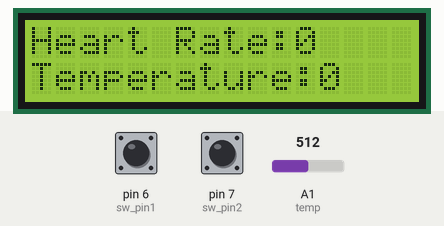
This sketch was run on a simulated Arduino Uno, built with avr-gcc and run on an emulated ATmega328P. On the bench: 16×2 character LCD. The test bench sets the inputs (shaded band); at power-on: pin 7 (sw_pin2) LOW, A1 (temp) = 512, pin 6 (sw_pin1) LOW. What the sketch prints to the serial monitor is not drawn.

Above: at 7.2 s.
7.3 s: pin 7 (sw_pin2) pulled HIGH for 0.15 s
At 8.8 s:
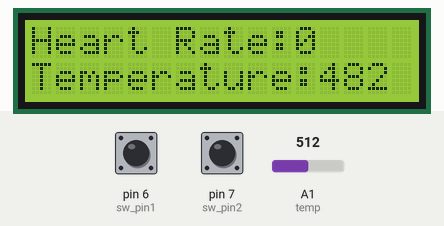
9.3 s: A1 (temp) set to 86
At 11.0 s:
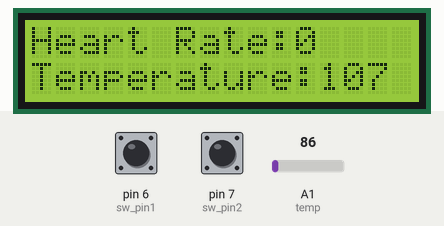
11.3 s: A1 (temp) set to 73
At 12.4 s:
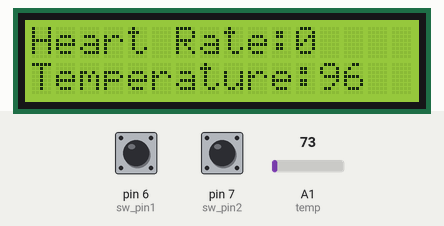
13.3 s: A1 (temp) set to 122
At 14.8 s:
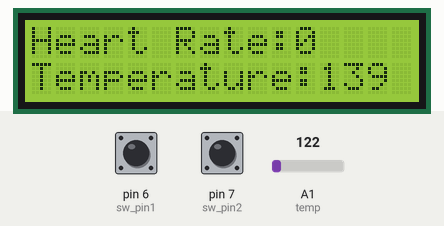
Timing chart, 0 to 16.3 s (numbered marks = the images above; inputs shaded):
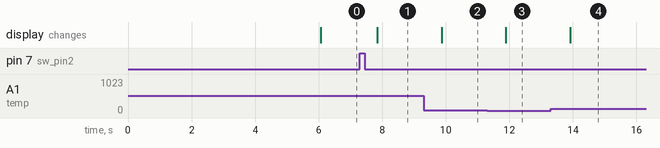

The sketch:

heartrate_and_temperature.ino
```cpp
#include <LiquidCrystal.h>
#include <SoftwareSerial.h>
SoftwareSerial sim(9, 10);

String number = "+880XXXXXXXXXXX";

// initialize the library with the numbers of the interface pins
//LiquidCrystal lcd(12, 11, 5, 4, 3, 2);
LiquidCrystal lcd(12, 11, 5, 4, 3, 2);
String readString ;
//switch
int sw_pin1 = 6;
int sw_pin2 = 7;
int sw1_state = 0, sw1_prev_state = 0;
int sw2_state = 0, sw2_prev_state = 0;
int final_hr = 0;
int final_temp = 0;
int val;
int rst=0;
float value;

//heartbeat
unsigned int reading, wait_time = 15000, count = 0;
bool state = 0, lastState = 0, flag = 0;
unsigned long previousMillis = 0;
const long interval = 15000;
int BPM = 0;
int hr_gsm=0;

//temp
void setup() {
  // put your setup code here, to run once:

  Serial.begin(9600);
  lcd.begin(16, 2);
  lcd.setCursor(0, 0);
  lcd.println("Starting.....");
  pinMode(A3, INPUT); //heartbeat
  pinMode(A1, INPUT); //temp
  Serial.println("Wait few seconds...");
  delay(5000);
  Serial.println("Sistem Started...");
  sim.begin(9600);
  delay(1000);
}

void loop() {
  // put your main code here, to run repeatedly:
  lcd.setCursor(0, 0);
  int sw1_read = digitalRead(sw_pin1);
  int sw2_read = digitalRead(sw_pin2);

  //switch 1
  if (sw1_read == HIGH && sw1_prev_state == 0) {
    sw1_state = !sw1_state;
  }
  sw1_prev_state = sw1_read;
  //Serial.print(sw1_state);

  //switch 2
  if (sw2_read == HIGH && sw2_prev_state == 0) {
    sw2_state = !sw2_state;
  }
  sw2_prev_state = sw2_read;
  //Serial.println(sw2_state);
  START:
  if (sw1_state == 1 && sw2_state == 0) {
    //hearbeat
    unsigned long currentMillis = millis();
    reading = analogRead(A3);
    if ( reading >= 210 )
    {
      //Serial.println("Pulse..............................................................");
      state = 1;
      if (lastState != state)
      {
        count++;
        //Serial.println(count);
        if (currentMillis - previousMillis >= interval) {
          previousMillis = currentMillis;
          BPM = 4 * count;
          count = 0;
          Serial.print("\n");
          Serial.println(BPM);
          //final_hr = BPM;
          if(BPM>40){
            final_hr = BPM;
            hr_gsm = final_hr;
          }
          sw1_state = 0;
          previousMillis = millis();
          goto START;
        }
        else {
          Serial.print("|");
          Serial.print("Pulse");
          Serial.print("|");
          Serial.print(".");
        }
      }
    }
    else {
      //Serial.println("Not Pulse");
      //delay(100);
      state = 0;
    }
    lastState = state;
  }
  else if (sw1_state == 0 && sw2_state == 1) {
    //temperature
    BPM = 0;
    previousMillis = millis();
    val = analogRead(A1);
    Serial.println(val);
    value = float(val);
    float mv = ( value / 1024.0) * 5000.00;
    float cel = mv / 10.00;
    float farh = (cel * 9) / 5.00 + 32.00;
    final_temp = int(farh);

    Serial.print("TEMPRATURE = ");
    Serial.print(cel);
    Serial.print(" *C | ");
    delay(500);
    Serial.print("TEMPRATURE = ");
    Serial.print(farh);
    Serial.print(" *F");
    Serial.println();
  }
  else if (sw1_state == 1 && sw2_state == 1) {
    Serial.println("Two Process Can't Run Simultaneously");
    sw1_state = 0;
    sw2_state = 0;
    BPM = 0;
    previousMillis = millis();
  }
  else if (sw1_state == 0 && sw2_state == 0) {
    Serial.println("Two Process Off");
    BPM = 0;
    previousMillis = millis();
  }
  lcd.setCursor(0,0);
  lcd.print("Heart Rate:");

  lcd.println(final_hr);
  lcd.setCursor(0,1);
  lcd.print("Temperature:");
  lcd.println(final_temp);
  if(hr_gsm>=68){
    sim.println("AT+CMGF=1");
    delay(1000);
    sim.println("AT+CMGS=\"" + number + "\"\r");
    delay(1000);
    String SMS = "Patients heart rate in critical condition.HR:"+String(hr_gsm);
    sim.println(SMS);
    sim.println("ppm");
    delay(100);
    sim.println((char)26);
    delay(1000);
    hr_gsm = 0;
  }
}
```

Measured:
- the behaviour switches between 78 and 77 on A1 (temp) (found by bisection; images 2 and 3)
- after the input at 7.3 s, the display: changes after 0.54 s (image 1)
- after the input at 9.3 s, the display: changes after 0.57 s (image 2)
- after the input at 11.3 s, the display: changes after 0.59 s (image 3)
- after the input at 13.3 s, the display: changes after 0.62 s (image 4)
